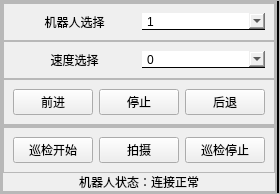
                      <widget class="QWidget" name="page_6">
                       <property name="styleSheet">
                        <string notr="true">#frame_6{
border-left:1px solid;
	border-left-color: rgb(199, 199, 199);
}</string>
                       </property>
                       <layout class="QHBoxLayout" name="horizontalLayout_5">
                        <property name="spacing">
                         <number>0</number>
                        </property>
                        <property name="leftMargin">
                         <number>0</number>
                        </property>
                        <property name="topMargin">
                         <number>0</number>
                        </property>
                        <property name="rightMargin">
                         <number>0</number>
                        </property>
                        <property name="bottomMargin">
                         <number>0</number>
                        </property>
                        <item>
                         <widget class="QFrame" name="frame_8">
                          <property name="frameShape">
                           <enum>QFrame::StyledPanel</enum>
                          </property>
                          <property name="frameShadow">
                           <enum>QFrame::Raised</enum>
                          </property>
                          <layout class="QHBoxLayout" name="horizontalLayout_10">
                           <property name="spacing">
                            <number>0</number>
                           </property>
                           <property name="leftMargin">
                            <number>0</number>
                           </property>
                           <property name="topMargin">
                            <number>0</number>
                           </property>
                           <property name="rightMargin">
                            <number>0</number>
                           </property>
                           <property name="bottomMargin">
                            <number>0</number>
                           </property>
                           <item>
                            <widget class="QFrame" name="frame_11">
                             <property name="sizePolicy">
                              <sizepolicy hsizetype="Preferred" vsizetype="Preferred">
                               <horstretch>1</horstretch>
                               <verstretch>0</verstretch>
                              </sizepolicy>
                             </property>
                             <property name="frameShape">
                              <enum>QFrame::StyledPanel</enum>
                             </property>
                             <property name="frameShadow">
                              <enum>QFrame::Raised</enum>
                             </property>
                             <layout class="QVBoxLayout" name="verticalLayout_7">
                              <property name="spacing">
                               <number>0</number>
                              </property>
                              <property name="leftMargin">
                               <number>0</number>
                              </property>
                              <property name="topMargin">
                               <number>0</number>
                              </property>
                              <property name="rightMargin">
                               <number>0</number>
                              </property>
                              <property name="bottomMargin">
                               <number>0</number>
                              </property>
                              <item>
                               <widget class="QFrame" name="frame_16">
                                <property name="styleSheet">
                                 <string notr="true">
font: 18pt &quot;华文中宋&quot;;</string>
                                </property>
                                <property name="frameShape">
                                 <enum>QFrame::StyledPanel</enum>
                                </property>
                                <property name="frameShadow">
                                 <enum>QFrame::Raised</enum>
                                </property>
                                <layout class="QVBoxLayout" name="verticalLayout_8">
                                 <property name="spacing">
                                  <number>0</number>
                                 </property>
                                 <property name="leftMargin">
                                  <number>0</number>
                                 </property>
                                 <property name="topMargin">
                                  <number>0</number>
                                 </property>
                                 <property name="rightMargin">
                                  <number>0</number>
                                 </property>
                                 <property name="bottomMargin">
                                  <number>0</number>
                                 </property>
                                 <item>
                                  <widget class="QFrame" name="frame_18">
                                   <property name="styleSheet">
                                    <string notr="true">border-bottom:1px solid;
border-bottom-color: rgb(223, 223, 223);</string>
                                   </property>
                                   <property name="frameShape">
                                    <enum>QFrame::StyledPanel</enum>
                                   </property>
                                   <property name="frameShadow">
                                    <enum>QFrame::Raised</enum>
                                   </property>
                                   <layout class="QHBoxLayout" name="horizontalLayout_11">
                                    <item>
                                     <widget class="QPushButton" name="pushButton_3">
                                      <property name="sizePolicy">
                                       <sizepolicy hsizetype="Minimum" vsizetype="Fixed">
                                        <horstretch>2</horstretch>
                                        <verstretch>0</verstretch>
                                       </sizepolicy>
                                      </property>
                                      <property name="styleSheet">
                                       <string notr="true">border:none;</string>
                                      </property>
                                      <property name="text">
                                       <string>机器人选择</string>
                                      </property>
                                     </widget>
                                    </item>
                                    <item>
                                     <widget class="QComboBox" name="comboBox">
                                      <property name="sizePolicy">
                                       <sizepolicy hsizetype="Preferred" vsizetype="Fixed">
                                        <horstretch>2</horstretch>
                                        <verstretch>0</verstretch>
                                       </sizepolicy>
                                      </property>
                                      <property name="layoutDirection">
                                       <enum>Qt::LeftToRight</enum>
                                      </property>
                                      <property name="styleSheet">
                                       <string notr="true">border:none;
border-bottom:1px solid;</string>
                                      </property>
                                      <item>
                                       <property name="text">
                                        <string>1</string>
                                       </property>
                                      </item>
                                      <item>
                                       <property name="text">
                                        <string>2</string>
                                       </property>
                                      </item>
                                      <item>
                                       <property name="text">
                                        <string>3</string>
                                       </property>
                                      </item>
                                      <item>
                                       <property name="text">
                                        <string>4</string>
                                       </property>
                                      </item>
                                     </widget>
                                    </item>
                                   </layout>
                                  </widget>
                                 </item>
                                 <item>
                                  <widget class="QFrame" name="frame_20">
                                   <property name="styleSheet">
                                    <string notr="true">border-bottom:1px solid;
border-bottom-color: rgb(223, 223, 223);</string>
                                   </property>
                                   <property name="frameShape">
                                    <enum>QFrame::StyledPanel</enum>
                                   </property>
                                   <property name="frameShadow">
                                    <enum>QFrame::Raised</enum>
                                   </property>
                                   <layout class="QHBoxLayout" name="horizontalLayout_16">
                                    <item>
                                     <widget class="QPushButton" name="pushButton_13">
                                      <property name="sizePolicy">
                                       <sizepolicy hsizetype="Minimum" vsizetype="Fixed">
                                        <horstretch>1</horstretch>
                                        <verstretch>0</verstretch>
                                       </sizepolicy>
                                      </property>
                                      <property name="styleSheet">
                                       <string notr="true">border:none;</string>
                                      </property>
                                      <property name="text">
                                       <string>速度选择</string>
                                      </property>
                                     </widget>
                                    </item>
                                    <item>
                                     <widget class="QComboBox" name="comboBox_speedChoose">
                                      <property name="sizePolicy">
                                       <sizepolicy hsizetype="Preferred" vsizetype="Fixed">
                                        <horstretch>1</horstretch>
                                        <verstretch>0</verstretch>
                                       </sizepolicy>
                                      </property>
                                      <property name="layoutDirection">
                                       <enum>Qt::LeftToRight</enum>
                                      </property>
                                      <property name="styleSheet">
                                       <string notr="true">border:none;
border-bottom:1px solid;</string>
                                      </property>
                                      <item>
                                       <property name="text">
                                        <string>0</string>
                                       </property>
                                      </item>
                                      <item>
                                       <property name="text">
                                        <string>1</string>
                                       </property>
                                      </item>
                                      <item>
                                       <property name="text">
                                        <string>2</string>
                                       </property>
                                      </item>
                                      <item>
                                       <property name="text">
                                        <string>3</string>
                                       </property>
                                      </item>
                                      <item>
                                       <property name="text">
                                        <string>4</string>
                                       </property>
                                      </item>
                                      <item>
                                       <property name="text">
                                        <string>5</string>
                                       </property>
                                      </item>
                                      <item>
                                       <property name="text">
                                        <string>6</string>
                                       </property>
                                      </item>
                                      <item>
                                       <property name="text">
                                        <string>7</string>
                                       </property>
                                      </item>
                                      <item>
                                       <property name="text">
                                        <string>8</string>
                                       </property>
                                      </item>
                                      <item>
                                       <property name="text">
                                        <string>9</string>
                                       </property>
                                      </item>
                                      <item>
                                       <property name="text">
                                        <string>10</string>
                                       </property>
                                      </item>
                                     </widget>
                                    </item>
                                   </layout>
                                  </widget>
                                 </item>
                                 <item>
                                  <widget class="QFrame" name="frame_19">
                                   <property name="styleSheet">
                                    <string notr="true">border-bottom:1px solid;
border-bottom-color: rgb(223, 223, 223);
QPushButton{
border:1px solid;
}</string>
                                   </property>
                                   <property name="frameShape">
                                    <enum>QFrame::StyledPanel</enum>
                                   </property>
                                   <property name="frameShadow">
                                    <enum>QFrame::Raised</enum>
                                   </property>
                                   <layout class="QHBoxLayout" name="horizontalLayout_15">
                                    <item>
                                     <widget class="QPushButton" name="pushButton_gofront">
                                      <property name="text">
                                       <string>前进</string>
                                      </property>
                                     </widget>
                                    </item>
                                    <item>
                                     <widget class="QPushButton" name="pushButton_pause">
                                      <property name="text">
                                       <string>停止</string>
                                      </property>
                                     </widget>
                                    </item>
                                    <item>
                                     <widget class="QPushButton" name="pushButton_goback">
                                      <property name="text">
                                       <string>后退</string>
                                      </property>
                                     </widget>
                                    </item>
                                   </layout>
                                  </widget>
                                 </item>
                                </layout>
                               </widget>
                              </item>
                              <item>
                               <widget class="QFrame" name="frame_17">
                                <property name="frameShape">
                                 <enum>QFrame::StyledPanel</enum>
                                </property>
                                <property name="frameShadow">
                                 <enum>QFrame::Raised</enum>
                                </property>
                                <layout class="QVBoxLayout" name="verticalLayout_25">
                                 <property name="spacing">
                                  <number>0</number>
                                 </property>
                                 <property name="leftMargin">
                                  <number>0</number>
                                 </property>
                                 <property name="topMargin">
                                  <number>0</number>
                                 </property>
                                 <property name="rightMargin">
                                  <number>0</number>
                                 </property>
                                 <property name="bottomMargin">
                                  <number>0</number>
                                 </property>
                                 <item>
                                  <widget class="QFrame" name="frame_26">
                                   <property name="styleSheet">
                                    <string notr="true">border-bottom:1px solid;
border-bottom-color: rgb(223, 223, 223);
font: 18pt &quot;华文中宋&quot;;
QPushButton{
border:1px solid;
}

font: 18pt &quot;华文中宋&quot;;</string>
                                   </property>
                                   <property name="frameShape">
                                    <enum>QFrame::StyledPanel</enum>
                                   </property>
                                   <property name="frameShadow">
                                    <enum>QFrame::Raised</enum>
                                   </property>
                                   <layout class="QHBoxLayout" name="horizontalLayout_22">
                                    <item>
                                     <widget class="QPushButton" name="pushButton_autoStart">
                                      <property name="text">
                                       <string>巡检开始</string>
                                      </property>
                                     </widget>
                                    </item>
                                    <item>
                                     <widget class="QPushButton" name="pushButton_roborPhoto">
                                      <property name="text">
                                       <string>拍摄</string>
                                      </property>
                                     </widget>
                                    </item>
                                    <item>
                                     <widget class="QPushButton" name="pushButton_autoStop">
                                      <property name="text">
                                       <string>巡检停止</string>
                                      </property>
                                     </widget>
                                    </item>
                                   </layout>
                                  </widget>
                                 </item>
                                 <item>
                                  <widget class="QFrame" name="frame_39">
                                   <property name="styleSheet">
                                    <string notr="true">border:none;
font: 18pt &quot;华文中宋&quot;;</string>
                                   </property>
                                   <property name="frameShape">
                                    <enum>QFrame::StyledPanel</enum>
                                   </property>
                                   <property name="frameShadow">
                                    <enum>QFrame::Raised</enum>
                                   </property>
                                   <layout class="QHBoxLayout" name="horizontalLayout_12">
                                    <property name="spacing">
                                     <number>0</number>
                                    </property>
                                    <property name="leftMargin">
                                     <number>0</number>
                                    </property>
                                    <property name="topMargin">
                                     <number>0</number>
                                    </property>
                                    <property name="rightMargin">
                                     <number>0</number>
                                    </property>
                                    <property name="bottomMargin">
                                     <number>0</number>
                                    </property>
                                    <item>
                                     <widget class="QFrame" name="frame_77">
                                      <property name="styleSheet">
                                       <string notr="true">border:none;</string>
                                      </property>
                                      <property name="frameShape">
                                       <enum>QFrame::StyledPanel</enum>
                                      </property>
                                      <property name="frameShadow">
                                       <enum>QFrame::Raised</enum>
                                      </property>
                                     </widget>
                                    </item>
                                    <item>
                                     <widget class="QPushButton" name="pushButton_19">
                                      <property name="text">
                                       <string>机器人状态：连接正常</string>
                                      </property>
                                     </widget>
                                    </item>
                                    <item>
                                     <widget class="QFrame" name="frame_72">
                                      <property name="styleSheet">
                                       <string notr="true">border:none;</string>
                                      </property>
                                      <property name="frameShape">
                                       <enum>QFrame::StyledPanel</enum>
                                      </property>
                                      <property name="frameShadow">
                                       <enum>QFrame::Raised</enum>
                                      </property>
                                     </widget>
                                    </item>
                                   </layout>
                                  </widget>
                                 </item>
                                 <item>
                                  <widget class="QFrame" name="frame_58">
                                   <property name="frameShape">
                                    <enum>QFrame::StyledPanel</enum>
                                   </property>
                                   <property name="frameShadow">
                                    <enum>QFrame::Raised</enum>
                                   </property>
                                  </widget>
                                 </item>
                                </layout>
                               </widget>
                              </item>
                             </layout>
                            </widget>
                           </item>
                           <item>
                            <widget class="QFrame" name="frame_10">
                             <property name="sizePolicy">
                              <sizepolicy hsizetype="Preferred" vsizetype="Preferred">
                               <horstretch>3</horstretch>
                               <verstretch>0</verstretch>
                              </sizepolicy>
                             </property>
                             <property name="styleSheet">
                              <string notr="true">border:1px solid;
border-color: rgb(0, 0, 0);

border-top:none;</string>
                             </property>
                             <property name="frameShape">
                              <enum>QFrame::StyledPanel</enum>
                             </property>
                             <property name="frameShadow">
                              <enum>QFrame::Raised</enum>
                             </property>
                             <layout class="QVBoxLayout" name="verticalLayout_4">
                              <property name="spacing">
                               <number>0</number>
                              </property>
                              <property name="leftMargin">
                               <number>0</number>
                              </property>
                              <property name="topMargin">
                               <number>0</number>
                              </property>
                              <property name="rightMargin">
                               <number>0</number>
                              </property>
                              <property name="bottomMargin">
                               <number>0</number>
                              </property>
                              <item>
                               <widget class="QFrame" name="frame_12">
                                <property name="sizePolicy">
                                 <sizepolicy hsizetype="Preferred" vsizetype="Preferred">
                                  <horstretch>0</horstretch>
                                  <verstretch>0</verstretch>
                                 </sizepolicy>
                                </property>
                                <property name="styleSheet">
                                 <string notr="true">border:1px solid;
border-color: rgb(0, 0, 0);
border-top:none;</string>
                                </property>
                                <property name="frameShape">
                                 <enum>QFrame::StyledPanel</enum>
                                </property>
                                <property name="frameShadow">
                                 <enum>QFrame::Raised</enum>
                                </property>
                               </widget>
                              </item>
                              <item>
                               <widget class="QFrame" name="frame_15">
                                <property name="sizePolicy">
                                 <sizepolicy hsizetype="Preferred" vsizetype="Preferred">
                                  <horstretch>0</horstretch>
                                  <verstretch>0</verstretch>
                                 </sizepolicy>
                                </property>
                                <property name="frameShape">
                                 <enum>QFrame::StyledPanel</enum>
                                </property>
                                <property name="frameShadow">
                                 <enum>QFrame::Raised</enum>
                                </property>
                               </widget>
                              </item>
                             </layout>
                            </widget>
                           </item>
                          </layout>
                         </widget>
                        </item>
                       </layout>
                      </widget>
